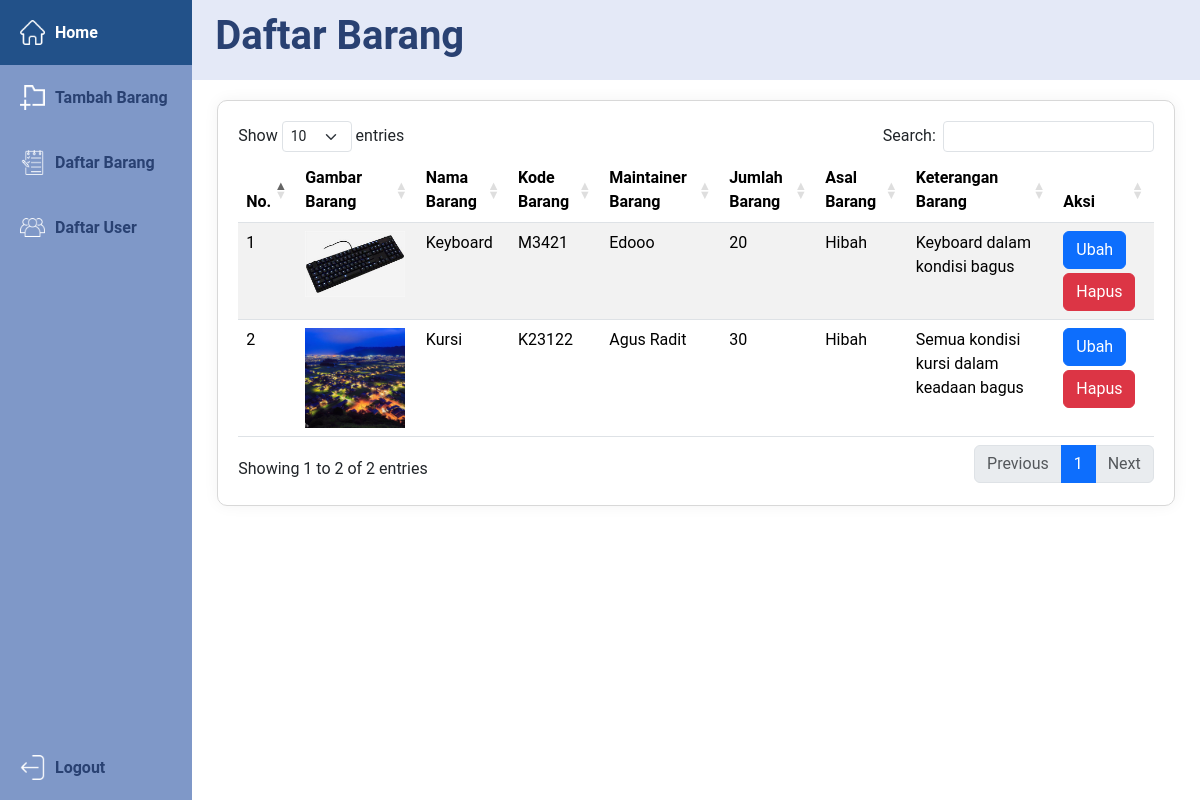
Page /admin/barang (signed in) on the committed database.
### tables this page shows
CREATE TABLE `barang` (
  `id_barang` int(11) NOT NULL,
  `nama_barang` varchar(255) NOT NULL,
  `kode_barang` varchar(255) NOT NULL,
  `maintainer_barang` varchar(50) NOT NULL,
  `jumlah_barang` int(11) NOT NULL,
  `keterangan_barang` longtext NOT NULL,
  `gambar_barang` longtext NOT NULL,
  `id_asal` int(11) NOT NULL
);

CREATE TABLE `asal_barang` (
  `id_asal` int(11) NOT NULL,
  `asal_barang` varchar(100) NOT NULL
);

### app/core/Controller.php (called while the page is built, shortened)
<?php
class Controller {
    protected function view($view, $data = []) {
        require_once 'app/view/' . $view . '.php';
    }
    protected function model($model) {
        return new $model;
    }
}

### app/controllers/Admin.php (called while the page is built, shortened)
<?php
class Admin extends Controller
{
    public function barang()
    {
        $data['barang'] = $this->model('Admin_model')->getAllBarang();
        $this->view('template/headerAdmin');
        $this->view('admin/barang', $data);
        $this->view('template/footerAdmin');
    }
}

### app/core/App.php (called while the page is built, shortened)
<?php
class App {
    protected $method = 'index';
    protected $params = [];
    public function __construct() {
        $url = $this->parseURL();
        if(isset($url[0])) {
            if(file_exists('app/controllers/' . $url[0] . '.php')) {
                unset($url[0]);
            }
        }
        $this->controller = new $this->controller;
        if(isset($url[1])) {
            if(method_exists($this->controller, $url[1])) {
                $this->method = $url[1];
            }
        }
        call_user_func_array([$this->controller, $this->method], $this->params);
    }
    public function parseURL() {
        if(isset($_GET['url'])) {
            $url = rtrim($_GET['url'], '/');
            $url = filter_var($url,FILTER_SANITIZE_URL);
            $url = explode('/', $url);
            return $url;
        }
    }
}

### index.php (called while the page is built, shortened)
<?php
$app = new App();

### app/core/Database.php (called while the page is built, shortened)
<?php
class Database {
    private $host = DB_HOST;
    private $user = DB_USER;
    private $pass = DB_PASS;
    private $dbName = DB_NAME;
    private $dbh;
    private $stmt;
    public function __construct() {
        $dsn = "mysql:host=$this->host;dbname=$this->dbName";
        $option = [
            PDO::ATTR_PERSISTENT => true,
            PDO::ATTR_ERRMODE => PDO::ERRMODE_EXCEPTION
        ];
        try {
            $this->dbh = new PDO($dsn, $this->user, $this->pass, $option);
        } catch (PDOException $e) {
            die($e->getMessage());
        }
    }
    public function query($query) {
        $this->stmt = $this->dbh->prepare($query);
    }
    public function execute() {
        $this->stmt->execute();
    }
    public function resultSet() {
        $this->execute();
        return $this->stmt->fetchAll(PDO::FETCH_ASSOC);
    }
}

### app/models/Admin_model.php (called while the page is built, shortened)
<?php
class Admin_model
{
    private $tableBarang = 'barang';
    private $tableAsalBarang = 'asal_barang';
    private $db;
    public function __construct()
    {
        $this->db = new Database;
    }
    public function getAllBarang()
    {
        $this->db->query("SELECT * FROM $this->tableBarang AS b INNER JOIN $this->tableAsalBarang AS a ON b.id_asal = a.id_asal");
        return $this->db->resultSet();
    }
}

### app/view/admin/barang.php (the view, shortened to what this page needs)
<div id="daftarBarang">
    <div class="navbar-home">
        <h1>Daftar Barang</h1>
    </div>
    <div class="tabelBarang table-responsive">
        <div class="row mb-0">
            <div class="col-12">
            </div>
        </div>
        <table id="daftarBarangTabel" class="table table-striped" style="width:100%">
            <thead>
                <tr>
                    <th>No.</th>
                    <th>Gambar Barang</th>
                    <th>Nama Barang</th>
                    <th>Kode Barang</th>
                    <th>Maintainer Barang</th>
                    <th>Jumlah Barang</th>
                    <th>Asal Barang</th>
                    <th>Keterangan Barang</th>
                    <th>Aksi</th>
                </tr>
            </thead>
            <tbody>
                <?php
                $no = 1;
                foreach ($data['barang'] as $barang) {
                    ?>
                    <tr>
                        <td>
                            <?= $no; ?>
                        </td>
                        <td><img src="<?= BASEURL ?>/img/barang/<?= $barang['gambar_barang'] ?>" alt="Gambar Barang"
                                width="100px"></td>
                        <td>
                            <?= $barang['nama_barang']; ?>
                        </td>
                        <td>
                            <?= $barang['kode_barang']; ?>
                        </td>
                        <td>
                            <?= $barang['maintainer_barang']; ?>
                        </td>
                        <td>
                            <?= $barang['jumlah_barang'] ?>
                        </td>
                        <td>
                            <?= $barang['asal_barang'] ?>
                        </td>
                        <td>
                            <?= $barang['keterangan_barang'] ?>
                        </td>
                        <td>
                            <a class="btn btn-primary mb-1" data-bs-toggle="modal"
                                data-bs-target="#modalEditBarang<?= $barang['id_barang'] ?>">Ubah</a>
                            <button type="button" class="btn btn-danger" data-bs-toggle="modal"
                                data-bs-target="#hapusBarang<?= $barang['id_barang'] ?>">Hapus</button>
                        </td>
                    </tr>
                    <?php
                    $no++;
                } ?>
            </tbody>
        </table>
    </div>
</div>

### app/view/template/headerAdmin.php (shortened to what this page needs)
<!DOCTYPE html>
<html lang="en">
<head>
    <link rel="stylesheet" href="https://cdn.jsdelivr.net/npm/bootstrap-icons@1.11.1/font/bootstrap-icons.css"
>
    <link href="https://cdn.jsdelivr.net/npm/bootstrap@5.3.2/dist/css/bootstrap.min.css" rel="stylesheet"
>
    <link rel="stylesheet" href="https://cdn.datatables.net/1.13.7/css/dataTables.bootstrap5.min.css">
    <link rel="stylesheet" href="<?= BASEURL; ?>/css/admin/adminSidebar.css">
    <link rel="stylesheet" href="<?= BASEURL; ?>/css/admin/adminIndex.css">
    <link rel="stylesheet" href="<?= BASEURL; ?>/css/admin/adminInventarisir.css">
    <link rel="stylesheet" href="<?= BASEURL; ?>/css/admin/adminBarang.css">
    <link rel="stylesheet" href="<?= BASEURL; ?>/css/admin/adminUser.css">
    <link rel="stylesheet" href="<?= BASEURL; ?>/css/admin/adminSettingNavbar.css">
</head>
<body>
    <div class="sidebar fixed-top">
        <div class="sidebar-main">
            <a href="<?= BASEURL2 ?>/admin">
                <div class="sidebar-content"><img src="<?= BASEURL ?>/img/icon/home.png" alt="Home Logo">
                    <p>Home</p>
                </div>
            </a>
            <a href="<?= BASEURL2 ?>/admin/inventarisir">
                <div class="sidebar-content"><img src="<?= BASEURL ?>/img/icon/add-file.png" alt="Add barang Logo">
                    <p>Tambah Barang</p>
                </div>
            </a>
            <a href="<?= BASEURL2 ?>/admin/barang">
                <div class="sidebar-content"><img src="<?= BASEURL ?>/img/icon/to-do.png" alt="List barang Logo">
                    <p>Daftar Barang</p>
                </div>
            </a>
            <a href="<?= BASEURL2 ?>/admin/user">
                <div class="sidebar-content"><img src="<?= BASEURL ?>/img/icon/group.png" alt="Home Logo" width="25">
                    <p>Daftar User</p>
                </div>
            </a>
        </div>
        <div class="sidebar-footer">
            <a href="<?= BASEURL2 ?>/logout">
                <div class="sidebar-content"><img src="<?= BASEURL ?>/img/icon/logout.png" alt="Logout logo">
                    <p>Logout</p>
                </div>
            </a>
        </div>
    </div>

### app/view/template/footerAdmin.php (shortened to what this page needs)
</body>
</html>

### public/css/admin/adminSidebar.css (style rules this page uses)
* { font-family: 'Roboto', sans-serif; }
body { margin: 0; padding: 0; display: flex; }
.sidebar { align-self: auto; background-color: #7f98c8; height: 100vh; width: 16%; display: flex; flex-direction: column; justify-content: space-between; }
.sidebar-main { display: flex; flex-direction: column; }
.sidebar a { text-decoration: none; color: #294172; font-weight: bold; font-size: 1rem; }
.sidebar p, .sidebar-footer p { margin: 0; }
.sidebar-content { padding: 20px; display: flex; align-items: center; gap: 10px; }
.sidebar-footer .sidebar-content { margin-left: 0px; }
.sidebar-content img { width: 25px; height: 25px; }

### public/css/admin/adminBarang.css (style rules this page uses)
#daftarBarang, #daftarUser { width: 84%; margin-left: 16%; height: 100vh; display: flex; flex-direction: column; align-items: center; }
#daftarBarang .tabelBarang, #daftarUser .tabelUser { padding: 20px; background-color: rgb(255, 255, 255); border-radius: 10px; border: solid rgb(216, 216, 216) 1px; box-shadow: 0px 0px 15px 0px rgba(0,0,0,0.05); width: 95%; }

### public/css/admin/adminSettingNavbar.css (style rules this page uses)
.navbar-home { margin-bottom: 20px; display: flex; align-items: center; margin-left: 0%; background-color: #E4E9F7; width: 100%; height: 10vh; color: #294172; }
.navbar-home h1 { font-weight: bold; margin-left: 2.3%; font-size: 2.5rem; }

### rows in the picture
barang: gambar_barang (picture), nama_barang "Keyboard", kode_barang "M3421", maintainer_barang "Edooo", jumlah_barang "20", id_asal.asal_barang "Hibah", keterangan_barang "Keyboard dalam kondisi bagus"
barang: gambar_barang (picture), nama_barang "Kursi", kode_barang "K23122", maintainer_barang "Agus Radit", jumlah_barang "30", id_asal.asal_barang "Hibah", keterangan_barang "Semua kondisi kursi dalam keadaan bagus"
